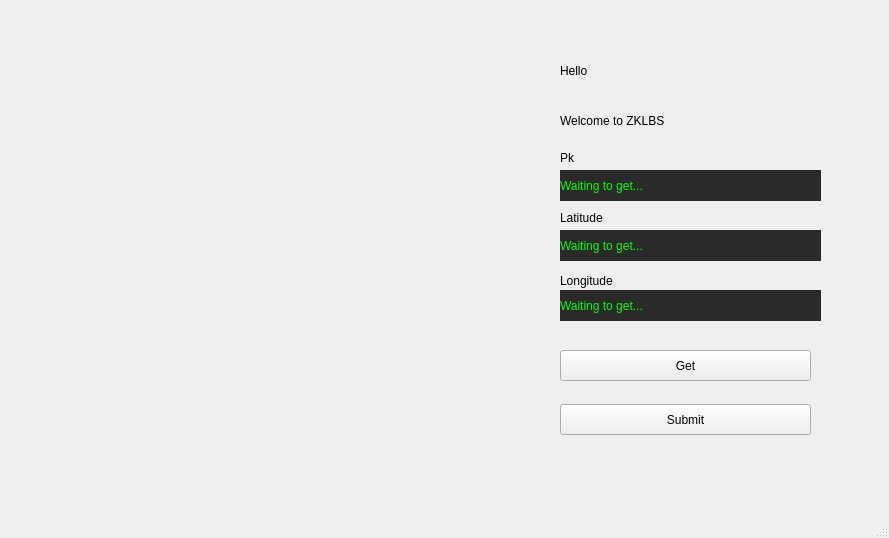
<?xml version="1.0" encoding="UTF-8"?>
<ui version="4.0">
 <class>MainWindow</class>
 <widget class="QMainWindow" name="MainWindow">
  <property name="geometry">
   <rect>
    <x>0</x>
    <y>0</y>
    <width>889</width>
    <height>538</height>
   </rect>
  </property>
  <property name="windowTitle">
   <string>MainWindow</string>
  </property>
  <widget class="QWidget" name="centralwidget">
   <widget class="QLabel" name="label_welcome">
    <property name="geometry">
     <rect>
      <x>560</x>
      <y>100</y>
      <width>261</width>
      <height>41</height>
     </rect>
    </property>
    <property name="styleSheet">
     <string notr="true">font: 87 20pt &quot;Arial Black&quot;;</string>
    </property>
    <property name="text">
     <string>Welcome to ZKLBS</string>
    </property>
   </widget>
   <widget class="QPushButton" name="button_get">
    <property name="geometry">
     <rect>
      <x>560</x>
      <y>350</y>
      <width>251</width>
      <height>31</height>
     </rect>
    </property>
    <property name="maximumSize">
     <size>
      <width>251</width>
      <height>16777215</height>
     </size>
    </property>
    <property name="styleSheet">
     <string notr="true"/>
    </property>
    <property name="text">
     <string>Get</string>
    </property>
   </widget>
   <widget class="QPushButton" name="button_submit">
    <property name="geometry">
     <rect>
      <x>560</x>
      <y>404</y>
      <width>251</width>
      <height>31</height>
     </rect>
    </property>
    <property name="text">
     <string>Submit</string>
    </property>
   </widget>
   <widget class="QLabel" name="label_latitude">
    <property name="geometry">
     <rect>
      <x>560</x>
      <y>210</y>
      <width>61</width>
      <height>16</height>
     </rect>
    </property>
    <property name="text">
     <string>Latitude</string>
    </property>
   </widget>
   <widget class="QLabel" name="label_longitude">
    <property name="geometry">
     <rect>
      <x>560</x>
      <y>270</y>
      <width>71</width>
      <height>21</height>
     </rect>
    </property>
    <property name="text">
     <string>Longitude</string>
    </property>
   </widget>
   <widget class="QLabel" name="label_hello">
    <property name="geometry">
     <rect>
      <x>560</x>
      <y>50</y>
      <width>261</width>
      <height>41</height>
     </rect>
    </property>
    <property name="styleSheet">
     <string notr="true">font: 87 20pt &quot;Arial Black&quot;;</string>
    </property>
    <property name="text">
     <string>Hello</string>
    </property>
   </widget>
   <widget class="QLabel" name="label_lat">
    <property name="geometry">
     <rect>
      <x>560</x>
      <y>230</y>
      <width>261</width>
      <height>31</height>
     </rect>
    </property>
    <property name="styleSheet">
     <string notr="true">background-color:rgb(42, 42, 42);
color: rgb(0, 255, 0);</string>
    </property>
    <property name="text">
     <string>Waiting to get...</string>
    </property>
   </widget>
   <widget class="QLabel" name="label_lon">
    <property name="geometry">
     <rect>
      <x>560</x>
      <y>290</y>
      <width>261</width>
      <height>31</height>
     </rect>
    </property>
    <property name="styleSheet">
     <string notr="true">background-color:rgb(42, 42, 42);
color: rgb(0, 255, 0);</string>
    </property>
    <property name="text">
     <string>Waiting to get...</string>
    </property>
   </widget>
   <widget class="QLabel" name="label_image">
    <property name="geometry">
     <rect>
      <x>10</x>
      <y>50</y>
      <width>501</width>
      <height>391</height>
     </rect>
    </property>
    <property name="text">
     <string/>
    </property>
   </widget>
   <widget class="QLabel" name="label_pk2">
    <property name="geometry">
     <rect>
      <x>560</x>
      <y>170</y>
      <width>261</width>
      <height>31</height>
     </rect>
    </property>
    <property name="styleSheet">
     <string notr="true">background-color:rgb(42, 42, 42);
color: rgb(0, 255, 0);</string>
    </property>
    <property name="text">
     <string>Waiting to get...</string>
    </property>
   </widget>
   <widget class="QLabel" name="label_pk">
    <property name="geometry">
     <rect>
      <x>560</x>
      <y>150</y>
      <width>61</width>
      <height>16</height>
     </rect>
    </property>
    <property name="text">
     <string>Pk</string>
    </property>
   </widget>
  </widget>
  <widget class="QMenuBar" name="menubar">
   <property name="geometry">
    <rect>
     <x>0</x>
     <y>0</y>
     <width>889</width>
     <height>22</height>
    </rect>
   </property>
  </widget>
  <widget class="QStatusBar" name="statusbar"/>
 </widget>
 <resources/>
 <connections/>
</ui>
